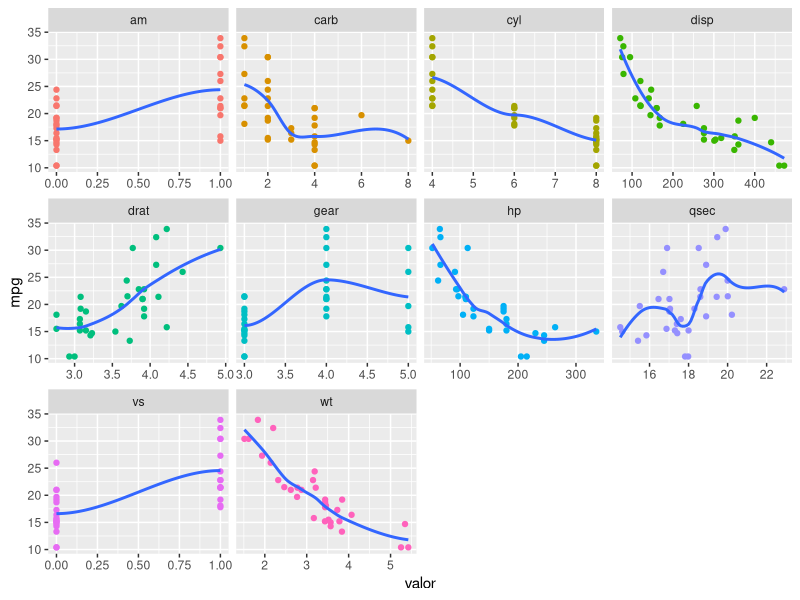

Reproduce this figure in R.
## ---- chunk 1
library(tidyr)
library(ggplot2)
library(dplyr)

mtcars_para_grafico <- mtcars %>%
  gather(variavel, valor, -mpg)

ggplot(mtcars_para_grafico, aes(x = valor, y = mpg)) +
  geom_point(aes(colour = variavel), show.legend = FALSE) +
  geom_smooth(se = FALSE) +
  facet_wrap(~variavel, scales = "free_x")
